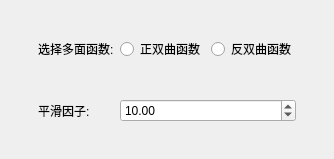
<?xml version="1.0" encoding="UTF-8"?>
<ui version="4.0">
 <class>mappolyhedralform</class>
 <widget class="QWidget" name="mappolyhedralform">
  <property name="geometry">
   <rect>
    <x>0</x>
    <y>0</y>
    <width>334</width>
    <height>159</height>
   </rect>
  </property>
  <property name="windowTitle">
   <string>Form</string>
  </property>
  <layout class="QHBoxLayout" name="horizontalLayout">
   <item>
    <spacer name="horizontalSpacer_5">
     <property name="orientation">
      <enum>Qt::Horizontal</enum>
     </property>
     <property name="sizeHint" stdset="0">
      <size>
       <width>40</width>
       <height>20</height>
      </size>
     </property>
    </spacer>
   </item>
   <item>
    <layout class="QGridLayout" name="gridLayout">
     <property name="leftMargin">
      <number>9</number>
     </property>
     <property name="topMargin">
      <number>9</number>
     </property>
     <property name="rightMargin">
      <number>9</number>
     </property>
     <property name="bottomMargin">
      <number>9</number>
     </property>
     <property name="verticalSpacing">
      <number>21</number>
     </property>
     <item row="0" column="1">
      <widget class="QLabel" name="label">
       <property name="text">
        <string>选择多面函数:</string>
       </property>
      </widget>
     </item>
     <item row="1" column="2" colspan="2">
      <widget class="QDoubleSpinBox" name="doubleSpinBox">
       <property name="value">
        <double>10.000000000000000</double>
       </property>
      </widget>
     </item>
     <item row="0" column="2">
      <widget class="QRadioButton" name="radioButton">
       <property name="text">
        <string>正双曲函数</string>
       </property>
      </widget>
     </item>
     <item row="0" column="0">
      <spacer name="horizontalSpacer">
       <property name="orientation">
        <enum>Qt::Horizontal</enum>
       </property>
       <property name="sizeHint" stdset="0">
        <size>
         <width>40</width>
         <height>20</height>
        </size>
       </property>
      </spacer>
     </item>
     <item row="1" column="1">
      <widget class="QLabel" name="label_2">
       <property name="text">
        <string>平滑因子:</string>
       </property>
      </widget>
     </item>
     <item row="0" column="4">
      <spacer name="horizontalSpacer_3">
       <property name="orientation">
        <enum>Qt::Horizontal</enum>
       </property>
       <property name="sizeHint" stdset="0">
        <size>
         <width>40</width>
         <height>20</height>
        </size>
       </property>
      </spacer>
     </item>
     <item row="0" column="3">
      <widget class="QRadioButton" name="radioButton_2">
       <property name="text">
        <string>反双曲函数</string>
       </property>
      </widget>
     </item>
     <item row="1" column="4">
      <spacer name="horizontalSpacer_4">
       <property name="orientation">
        <enum>Qt::Horizontal</enum>
       </property>
       <property name="sizeHint" stdset="0">
        <size>
         <width>40</width>
         <height>20</height>
        </size>
       </property>
      </spacer>
     </item>
     <item row="1" column="0">
      <spacer name="horizontalSpacer_2">
       <property name="orientation">
        <enum>Qt::Horizontal</enum>
       </property>
       <property name="sizeHint" stdset="0">
        <size>
         <width>40</width>
         <height>20</height>
        </size>
       </property>
      </spacer>
     </item>
    </layout>
   </item>
   <item>
    <spacer name="horizontalSpacer_6">
     <property name="orientation">
      <enum>Qt::Horizontal</enum>
     </property>
     <property name="sizeHint" stdset="0">
      <size>
       <width>40</width>
       <height>20</height>
      </size>
     </property>
    </spacer>
   </item>
  </layout>
 </widget>
 <resources/>
 <connections/>
</ui>
